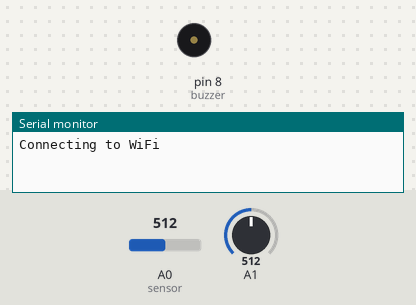
A sketch run on a simulated Arduino Uno, built with avr-gcc and run on an emulated ATmega328P. Parts: buzzer (waves = sounding, pin HIGH), the last lines printed to the serial monitor. The test bench sets the inputs (shaded band); at power-on: A0 (sensor) = 512, A1 = 512. The modem accepts every AT command (registered, SIM ready, sends succeed) and sends nothing else; pins used as bus, display or sensor lines are not drawn.

Above: at 0.1 s.
At 8.8 s:
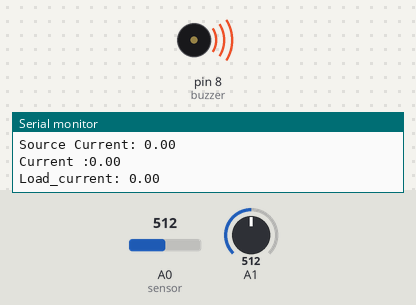
Timing chart, 0 to 19.3 s (numbered marks = the images above):
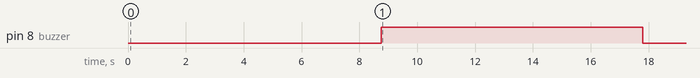

Measured:
- by itself, pin 8 (buzzer): LOW → HIGH at 8.8 s, → LOW 9.0 s later

The sketch:

Energy_meter_Theft_detection.ino
```cpp
#include <SoftwareSerial.h>       //Software Serial library
SoftwareSerial espSerial(2, 3);   //Pin 2 and 3 act as RX and TX. Software serial for ESP8266

//Connectivity
#define DEBUG true
String mySSID = "pula";     // WiFi SSID   (Change to your WiFi SSID)
String myPWD = "spaceevil"; // WiFi Password   (Change to your WiFi Password)
String myAPI = "NUQJ5C00597JMIJ5";   // API Key (Change to your Thingspeak Write API Key)
String myHOST = "api.thingspeak.com"; // Thingspeak apn
String myPORT = "80";

// Current measurement
const int Source_current =A0;
const int Load_current =A1;
const unsigned long sampleTime = 100000UL;
const unsigned long numSamples = 250UL;
const unsigned long sampleInterval = sampleTime/numSamples;
int adc_zero;
float rms;
int refsig = 200; //for converting the analog signal coming from hall sensor to digital through arduino code
int val;//the digital value of the incoming analog signals
int prev_val = 0;
int t, cur_t; //time variables
float Voltage = 230; //AC Voltage 230V
float Power_Watts, Amount, RPM;
bool Theft =false, turnoff=false;
int buzzer =8;
int poweroff =9;
double load=0, source =0;

// Setup executes only in once
void setup()
{
  Serial.begin(9600);
  espSerial.begin(115200);
  pinMode(buzzer, OUTPUT);
  pinMode(poweroff, OUTPUT);
  digitalWrite(buzzer, LOW);
  digitalWrite(poweroff, LOW);
  Serial.println("Connecting to WiFi");

  while(Connect()!=0)  // Trying to connect to WiFi
  {
    Serial.println("Re-trying to connect WiFi");
    delay(5000);
    //Connect();
  }
  determineVQ(Source_current);

}

// Main loop will keep on executing
void loop()
{
  //Serial.print("Source Voltage: ");determineVQ(Source_current);
  //Serial.print("Load Voltage: ");determineVQ(Load_current);
  if(turnoff!=true){
      source =ReadCurrent(Source_current); //Reading Current from Current Sensor
      Serial.print("Source Current: "); Serial.println(source);
      Power_Watts = Voltage * rms;  //Total Power = Voltage * Current
      Amount = Power_Watts *1*2; // Amount = Total power*no.of hours*(Rs/unit)
      Rpm();  // Calculating Revolutions per second (RPM)

      load = ReadCurrent(Load_current);
      //float loss=load-0.1;
      //float excess= load+0.1;
      Serial.print("Load_current: "); Serial.println(load);

      //if (source < excess or source > loss){
      //if((load<0.1) && (source<0.18 && source<0.18 ))  // If current sensor wire removed for theft detection
      if((load < 0.15) && (source<0.12))  //If meter wire removed for theft detection
      {
          Theft =true;
          digitalWrite(buzzer, HIGH);
          Send_data(); // Send data to Thingspeak Cloud
          digitalWrite(poweroff, HIGH);
          turnoff=true;
          delay(2000);
          digitalWrite(buzzer, LOW);
      }
#if 0      //else if( (0.25 < source > 0.3) && (0.45 < load > 0.55))
      else if( source >0.28 && load >0.25)
      {
        Serial.println("");
        Serial.println("INPUT POWER IS NOT AVAILABLE");
        Serial.println("");
      }
#endif
      else
      {
          Theft =false;
          turnoff=false;
          digitalWrite(poweroff, LOW);
          Send_data(); // Send data to Thingspeak Cloud
          //digitalWrite(buzzer, LOW);
      }
      Serial.print("Theft detected: ");
      Serial.println(Theft);

      //Send_data(); // Send data to Thingspeak Cloud
  }
  delay(1000); // Wait for another loop
}

//Connect to wifi
int Connect()  // Connect to WiFi
{
    espData("AT+RST", 1000, DEBUG);                      //Reset the ESP8266 module
    espData("AT+CWMODE=1", 1000, DEBUG);                 //Set the ESP mode as station mode
    espData("AT+CWJAP=\""+ mySSID +"\",\""+ myPWD +"\"", 1000, DEBUG);   //Connect to WiFi network
    //delay(1000);
    return 0;
}

String espData(String command, const int timeout, boolean debug)  //Sending data to ESP using AT Commands (Refer ESP AT Commands)
{
    //Serial.print("AT Command ==> ");
    //Serial.print(command);
    //Serial.println("     ");

    String response = "";
    espSerial.println(command);
    long int time = millis();
    while ( (time + timeout) > millis())
    {
      while (espSerial.available())
      {
        char c = espSerial.read();
        response += c;
      }
  }
  if (debug)
  {
    //Serial.print(response);
  }
  return response;
}

int Send_data() //Push data to Thingspeak cloud
{
    Serial.println("Sending data to Cloud");
    String sendData = "GET /update?api_key="+ myAPI +"&field1="+String(Amount)+"&field2="+String(Power_Watts)+"&field3="+String(source)+"&field4="+String(Theft);
    espData("AT+CIPMUX=1", 1000, DEBUG);       //Allow multiple connections
    espData("AT+CIPSTART=0,\"TCP\",\""+ myHOST +"\","+ myPORT, 1000, DEBUG);
    espData("AT+CIPSEND=0," +String(sendData.length()+4),1000,DEBUG);
    espSerial.find(">");
    //delay(1000);
    espSerial.println(sendData);
    //delay(1000);
    if( espSerial.find("SEND OK"))
    {
      Serial.println("Packet sent");
    }
    Serial.print("Values to be sent: ");
    Serial.print("Amount: ");Serial.print(Amount);
    Serial.print(",  ");
    Serial.print("Power Watts: ");Serial.print(Power_Watts);
    Serial.print(",  ");
    Serial.print("Current: ");Serial.print(source);
    //Serial.print(",  ");
    Serial.print("Theft: ");Serial.println(Theft);
    espData("AT+CIPCLOSE=0",1000,DEBUG);
    delay(1000);
    return 0;
}

int determineVQ(int pin) //Average Quiscent voltage for Current calculation
{
  long VQ = 0;
  for (int i=0; i<5000; i++)  //read 5000 samples to stabilise value
  {
    VQ += analogRead(pin);
    delay(1);                   //depends on sampling (on filter capacitor), can be 1/80000 (80kHz) max.
  }
  VQ /= 5000;
  Serial.print(map(VQ, 0, 1023, 0, 5000));
  Serial.println(" mV");
  adc_zero = (int)(VQ);
  return adc_zero;
}

float ReadCurrent(int pin)
{
  unsigned long currentAcc = 0;
  unsigned int count = 0;
  unsigned long prevMicros = micros() - sampleInterval ;
  while (count < numSamples)
  {
    if (micros() - prevMicros >= sampleInterval)
    {
      int adc_raw = analogRead(pin) - adc_zero;
      currentAcc += (unsigned long)(adc_raw * adc_raw);
      ++count;
      prevMicros += sampleInterval;
    }
  }
  rms = sqrt((float)currentAcc/(float)numSamples) * (75.7576 / 1024.0);
  Serial.print("Current :");
  Serial.println(rms);
  return rms;
}

int Rpm()//Measure RPM
 {
   float sig = analogRead(A0); //read raw value of hall sensor
   if (sig > refsig) val = HIGH; //convert it to digital 0,1 form
   else val = LOW;
   if (prev_val == 0 && val == 1) { //check for rising edge
     cur_t = micros();

     RPM =(1000000 * 60 / (cur_t - t));
     t = micros();
   }
   prev_val = val;
   //Serial.print("RPM: ");
   //Serial.println(RPM);
   return 0;
 }
```
